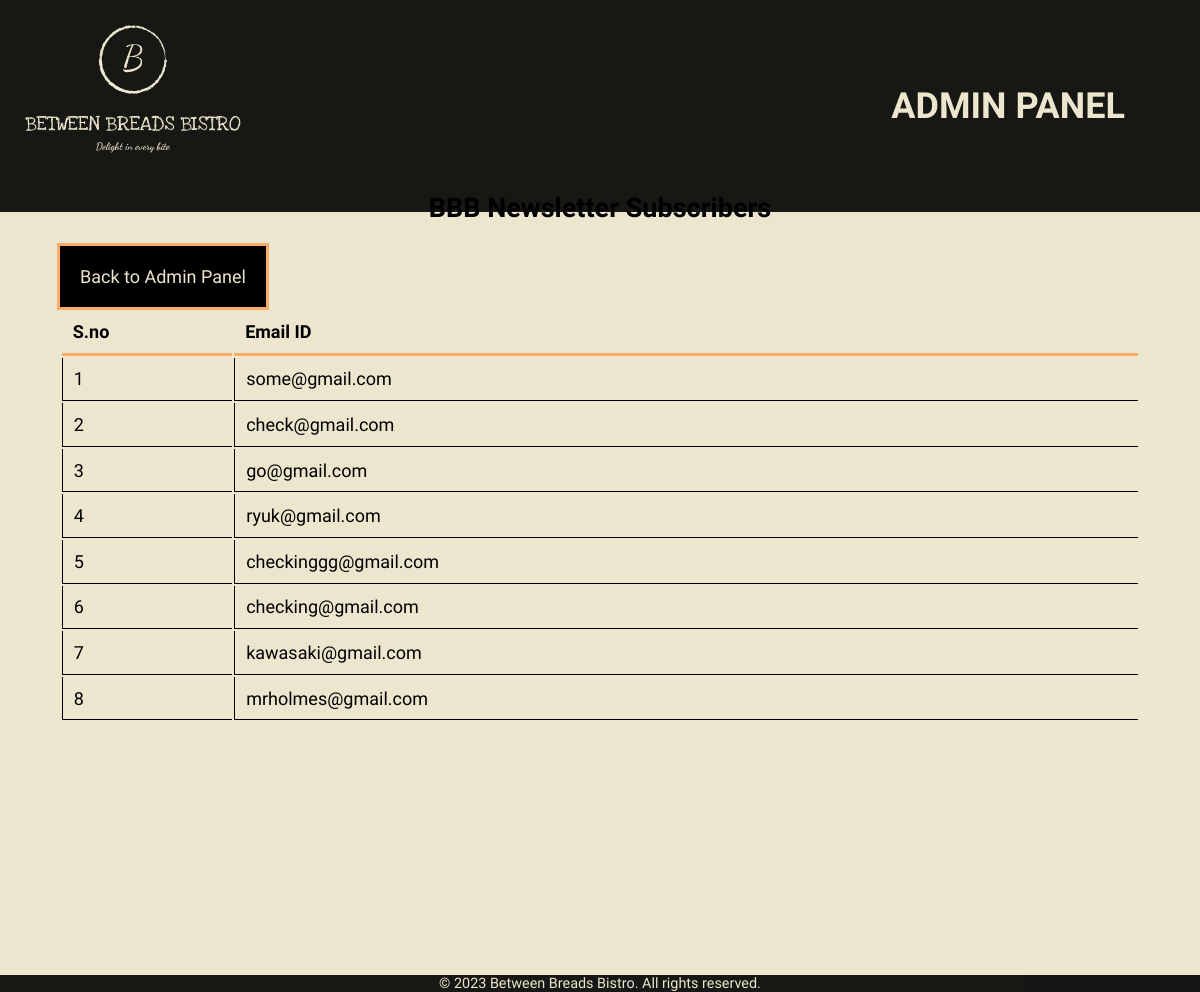
Screenshot of /admin/show-newsletter.php (signed in) with the database file from the repository.
### tables this page shows
CREATE TABLE `newsletter_table` (
  `newsletter_id` int(11) NOT NULL,
  `email` varchar(30) NOT NULL
);

### admin/show-newsletter.php (the view)
<?php session_start();
if(!isset($_SESSION["loggedIn"])|| $_SESSION["loggedIn"] != true){
	?>
    <?php include('constants/header.php');?>
    <section class="section">
    <p>You are NOT logged in</p>
	<a href="admin-login.php">Login here</a>
    </section>
    <?php include('constants/footer.php');?>
    <?php
	exit();
}else{
$dsn = "mysql:host=localhost;dbname=bbb;charset=utf8mb4";
$dbusername = "root";
$dbpassword = "";
$pdo = new PDO($dsn, $dbusername, $dbpassword);
$stmt = $pdo->prepare("SELECT * FROM `newsletter_table`;");
$stmt->execute();
?>
<?php
    include('constants/header.php');
    ?>
    <section class="section">
        <h1>BBB Newsletter Subscribers</h2>
        <br/><br/>
        <a href="process-admin-login.php">Back to Admin Panel</a><br><<br>
        <table class="table">
            <tr>
                <th>S.no</th>
                <th>Email ID</th>
            </tr>
            <?php
            while ($row = $stmt->fetch()) {
                ?>
                <tr>
                    <td><?php echo $row['newsletter_id']; ?></td>
                    <td><?php echo $row['email']; ?></td>
                </tr>
                <?php
            }
            ?>
        </table>
    </section>
    <?php include('constants/footer.php');
}
?>

### admin/admin.css (style rules this page uses)
* { margin: 0; padding: 0; font-family: "Love Ya Like A Sister", sans-serif; font-size: 18px; scroll-behavior: smooth; }
.section { background-color: #ece6ce; padding-top: 16%; padding-left: 5%; padding-right: 5%; height:100vh; }
.section h1 { font-size: 1.5rem; text-align: center; }
.section a { text-decoration: none; background-color: black; color: #ece6ce; padding: 20px; outline: #F9AC66 solid 3px; margin: 1; text-align: center; }
.table { width:100%; }
.table tr th { border-bottom: 3px solid #F9AC66; padding: 1%; text-align: left; }
.table tr td { border-bottom: 1px solid black; border-left: 1px solid black; padding: 1%; }

### rows the page displays
newsletter_table: newsletter_id "1", email "some@gmail.com"
newsletter_table: newsletter_id "2", email "check@gmail.com"
newsletter_table: newsletter_id "3", email "go@gmail.com"
newsletter_table: newsletter_id "4", email "ryuk@gmail.com"
newsletter_table: newsletter_id "5", email "checkinggg@gmail.com"
newsletter_table: newsletter_id "6", email "checking@gmail.com"
newsletter_table: newsletter_id "7", email "kawasaki@gmail.com"
newsletter_table: newsletter_id "8", email "mrholmes@gmail.com"
